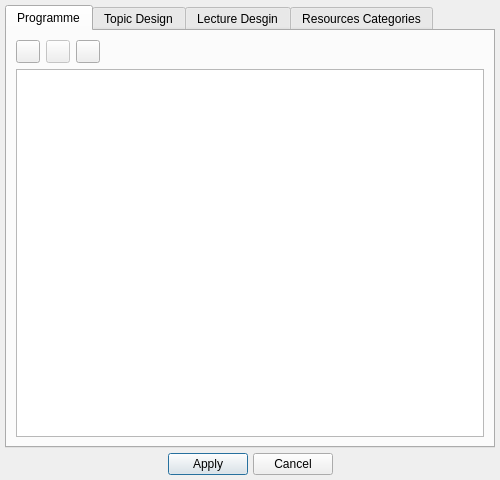
<?xml version="1.0" encoding="UTF-8"?>
<ui version="4.0">
 <class>CourseProjectConfigDialog</class>
 <widget class="QDialog" name="CourseProjectConfigDialog">
  <property name="windowModality">
   <enum>Qt::ApplicationModal</enum>
  </property>
  <property name="geometry">
   <rect>
    <x>0</x>
    <y>0</y>
    <width>500</width>
    <height>480</height>
   </rect>
  </property>
  <property name="minimumSize">
   <size>
    <width>500</width>
    <height>480</height>
   </size>
  </property>
  <property name="maximumSize">
   <size>
    <width>500</width>
    <height>480</height>
   </size>
  </property>
  <property name="windowTitle">
   <string> Config for project: Course</string>
  </property>
  <layout class="QVBoxLayout" name="verticalLayout">
   <property name="spacing">
    <number>5</number>
   </property>
   <property name="margin">
    <number>5</number>
   </property>
   <item>
    <widget class="QTabWidget" name="tabWidget">
     <property name="focusPolicy">
      <enum>Qt::NoFocus</enum>
     </property>
     <property name="currentIndex">
      <number>0</number>
     </property>
     <property name="usesScrollButtons">
      <bool>false</bool>
     </property>
     <widget class="QWidget" name="tbCourseProgramme">
      <attribute name="icon">
       <iconset resource="resources.qrc">
        <normaloff>:/course-project/course-programme.png</normaloff>:/course-project/course-programme.png</iconset>
      </attribute>
      <attribute name="title">
       <string>Programme</string>
      </attribute>
      <layout class="QVBoxLayout" name="verticalLayout_2">
       <item>
        <layout class="QHBoxLayout" name="horizontalLayout_2">
         <item>
          <widget class="QToolButton" name="btnAddProgrammeField">
           <property name="text">
            <string/>
           </property>
           <property name="icon">
            <iconset resource="resources.qrc">
             <normaloff>:/course-project/plus.png</normaloff>:/course-project/plus.png</iconset>
           </property>
          </widget>
         </item>
         <item>
          <widget class="QToolButton" name="btnDeleteProgrammeField">
           <property name="enabled">
            <bool>false</bool>
           </property>
           <property name="text">
            <string/>
           </property>
           <property name="icon">
            <iconset resource="resources.qrc">
             <normaloff>:/course-project/minus.png</normaloff>:/course-project/minus.png</iconset>
           </property>
          </widget>
         </item>
         <item>
          <widget class="QToolButton" name="btnRestoreDefaultProgrammeFields">
           <property name="text">
            <string/>
           </property>
           <property name="icon">
            <iconset resource="resources.qrc">
             <normaloff>:/course-project/list-reset.png</normaloff>:/course-project/list-reset.png</iconset>
           </property>
          </widget>
         </item>
         <item>
          <spacer name="horizontalSpacer_3">
           <property name="orientation">
            <enum>Qt::Horizontal</enum>
           </property>
           <property name="sizeHint" stdset="0">
            <size>
             <width>40</width>
             <height>20</height>
            </size>
           </property>
          </spacer>
         </item>
        </layout>
       </item>
       <item>
        <widget class="QListWidget" name="lvProgrammeFields">
         <property name="styleSheet">
          <string notr="true">QListView{show-decoration-selected: 1;} 
QListView::item {padding:5px;}
</string>
         </property>
         <property name="editTriggers">
          <set>QAbstractItemView::DoubleClicked</set>
         </property>
         <property name="dragDropMode">
          <enum>QAbstractItemView::InternalMove</enum>
         </property>
         <property name="defaultDropAction">
          <enum>Qt::MoveAction</enum>
         </property>
         <property name="selectionBehavior">
          <enum>QAbstractItemView::SelectRows</enum>
         </property>
        </widget>
       </item>
      </layout>
     </widget>
     <widget class="QWidget" name="tbCourseTopics">
      <attribute name="icon">
       <iconset resource="resources.qrc">
        <normaloff>:/course-project/topics.png</normaloff>:/course-project/topics.png</iconset>
      </attribute>
      <attribute name="title">
       <string>Topic Design</string>
      </attribute>
      <layout class="QVBoxLayout" name="verticalLayout_3">
       <item>
        <layout class="QHBoxLayout" name="horizontalLayout_3">
         <item>
          <widget class="QToolButton" name="btnAddTopicDesignField">
           <property name="text">
            <string/>
           </property>
           <property name="icon">
            <iconset resource="resources.qrc">
             <normaloff>:/course-project/plus.png</normaloff>:/course-project/plus.png</iconset>
           </property>
          </widget>
         </item>
         <item>
          <widget class="QToolButton" name="btnDeleteTopicDesignField">
           <property name="enabled">
            <bool>false</bool>
           </property>
           <property name="text">
            <string/>
           </property>
           <property name="icon">
            <iconset resource="resources.qrc">
             <normaloff>:/course-project/minus.png</normaloff>:/course-project/minus.png</iconset>
           </property>
          </widget>
         </item>
         <item>
          <widget class="QToolButton" name="btnRestoreTopicDesignFields">
           <property name="text">
            <string/>
           </property>
           <property name="icon">
            <iconset resource="resources.qrc">
             <normaloff>:/course-project/list-reset.png</normaloff>:/course-project/list-reset.png</iconset>
           </property>
          </widget>
         </item>
         <item>
          <spacer name="horizontalSpacer_4">
           <property name="orientation">
            <enum>Qt::Horizontal</enum>
           </property>
           <property name="sizeHint" stdset="0">
            <size>
             <width>40</width>
             <height>20</height>
            </size>
           </property>
          </spacer>
         </item>
        </layout>
       </item>
       <item>
        <widget class="QListWidget" name="lvTopicDesignFields">
         <property name="styleSheet">
          <string notr="true">QListView{show-decoration-selected: 1;} 
QListView::item {padding:5px;}
</string>
         </property>
         <property name="editTriggers">
          <set>QAbstractItemView::DoubleClicked</set>
         </property>
         <property name="dragDropMode">
          <enum>QAbstractItemView::InternalMove</enum>
         </property>
         <property name="defaultDropAction">
          <enum>Qt::MoveAction</enum>
         </property>
         <property name="selectionBehavior">
          <enum>QAbstractItemView::SelectRows</enum>
         </property>
        </widget>
       </item>
      </layout>
     </widget>
     <widget class="QWidget" name="tbCourseLectures">
      <attribute name="icon">
       <iconset resource="resources.qrc">
        <normaloff>:/course-project/lectures.png</normaloff>:/course-project/lectures.png</iconset>
      </attribute>
      <attribute name="title">
       <string>Lecture Desgin</string>
      </attribute>
      <layout class="QVBoxLayout" name="verticalLayout_4">
       <item>
        <layout class="QHBoxLayout" name="horizontalLayout_4">
         <item>
          <widget class="QToolButton" name="btnAddLectureDesignField">
           <property name="text">
            <string/>
           </property>
           <property name="icon">
            <iconset resource="resources.qrc">
             <normaloff>:/course-project/plus.png</normaloff>:/course-project/plus.png</iconset>
           </property>
          </widget>
         </item>
         <item>
          <widget class="QToolButton" name="btnDeleteLectureDesignField">
           <property name="enabled">
            <bool>false</bool>
           </property>
           <property name="text">
            <string/>
           </property>
           <property name="icon">
            <iconset resource="resources.qrc">
             <normaloff>:/course-project/minus.png</normaloff>:/course-project/minus.png</iconset>
           </property>
          </widget>
         </item>
         <item>
          <widget class="QToolButton" name="btnRestoreLectureDesignFields">
           <property name="text">
            <string/>
           </property>
           <property name="icon">
            <iconset resource="resources.qrc">
             <normaloff>:/course-project/list-reset.png</normaloff>:/course-project/list-reset.png</iconset>
           </property>
          </widget>
         </item>
         <item>
          <spacer name="horizontalSpacer_5">
           <property name="orientation">
            <enum>Qt::Horizontal</enum>
           </property>
           <property name="sizeHint" stdset="0">
            <size>
             <width>40</width>
             <height>20</height>
            </size>
           </property>
          </spacer>
         </item>
        </layout>
       </item>
       <item>
        <widget class="QListWidget" name="lvLectureDesignFields">
         <property name="focusPolicy">
          <enum>Qt::NoFocus</enum>
         </property>
         <property name="styleSheet">
          <string notr="true">QListView{show-decoration-selected: 1;} 
QListView::item {padding:5px;}</string>
         </property>
         <property name="editTriggers">
          <set>QAbstractItemView::DoubleClicked</set>
         </property>
         <property name="dragDropMode">
          <enum>QAbstractItemView::InternalMove</enum>
         </property>
         <property name="defaultDropAction">
          <enum>Qt::MoveAction</enum>
         </property>
        </widget>
       </item>
      </layout>
     </widget>
     <widget class="QWidget" name="tbCourseResources">
      <attribute name="icon">
       <iconset resource="resources.qrc">
        <normaloff>:/course-project/resources.png</normaloff>:/course-project/resources.png</iconset>
      </attribute>
      <attribute name="title">
       <string>Resources Categories</string>
      </attribute>
      <layout class="QVBoxLayout" name="verticalLayout_5">
       <item>
        <layout class="QHBoxLayout" name="horizontalLayout_5">
         <item>
          <widget class="QToolButton" name="btnAddResourceCategory">
           <property name="text">
            <string/>
           </property>
           <property name="icon">
            <iconset resource="resources.qrc">
             <normaloff>:/course-project/plus.png</normaloff>:/course-project/plus.png</iconset>
           </property>
          </widget>
         </item>
         <item>
          <widget class="QToolButton" name="btnDeleteResourceCategory">
           <property name="enabled">
            <bool>false</bool>
           </property>
           <property name="text">
            <string/>
           </property>
           <property name="icon">
            <iconset resource="resources.qrc">
             <normaloff>:/course-project/minus.png</normaloff>:/course-project/minus.png</iconset>
           </property>
          </widget>
         </item>
         <item>
          <widget class="QToolButton" name="btnRestoreResourceCategories">
           <property name="text">
            <string/>
           </property>
           <property name="icon">
            <iconset resource="resources.qrc">
             <normaloff>:/course-project/list-reset.png</normaloff>:/course-project/list-reset.png</iconset>
           </property>
          </widget>
         </item>
         <item>
          <spacer name="horizontalSpacer_6">
           <property name="orientation">
            <enum>Qt::Horizontal</enum>
           </property>
           <property name="sizeHint" stdset="0">
            <size>
             <width>40</width>
             <height>20</height>
            </size>
           </property>
          </spacer>
         </item>
        </layout>
       </item>
       <item>
        <widget class="QListWidget" name="lvResourcesCategories">
         <property name="focusPolicy">
          <enum>Qt::NoFocus</enum>
         </property>
         <property name="styleSheet">
          <string notr="true">QListView{show-decoration-selected: 1;} 
QListView::item {padding:5px;}</string>
         </property>
         <property name="editTriggers">
          <set>QAbstractItemView::DoubleClicked</set>
         </property>
         <property name="dragDropMode">
          <enum>QAbstractItemView::InternalMove</enum>
         </property>
         <property name="defaultDropAction">
          <enum>Qt::MoveAction</enum>
         </property>
         <property name="selectionBehavior">
          <enum>QAbstractItemView::SelectRows</enum>
         </property>
        </widget>
       </item>
      </layout>
     </widget>
    </widget>
   </item>
   <item>
    <layout class="QHBoxLayout" name="horizontalLayout">
     <item>
      <spacer name="horizontalSpacer">
       <property name="orientation">
        <enum>Qt::Horizontal</enum>
       </property>
       <property name="sizeHint" stdset="0">
        <size>
         <width>40</width>
         <height>20</height>
        </size>
       </property>
      </spacer>
     </item>
     <item>
      <widget class="QPushButton" name="applyButton">
       <property name="text">
        <string>Apply</string>
       </property>
      </widget>
     </item>
     <item>
      <widget class="QPushButton" name="cancelButton">
       <property name="text">
        <string>Cancel</string>
       </property>
      </widget>
     </item>
     <item>
      <spacer name="horizontalSpacer_2">
       <property name="orientation">
        <enum>Qt::Horizontal</enum>
       </property>
       <property name="sizeHint" stdset="0">
        <size>
         <width>40</width>
         <height>20</height>
        </size>
       </property>
      </spacer>
     </item>
    </layout>
   </item>
  </layout>
 </widget>
 <resources>
  <include location="resources.qrc"/>
 </resources>
 <connections>
  <connection>
   <sender>cancelButton</sender>
   <signal>clicked()</signal>
   <receiver>CourseProjectConfigDialog</receiver>
   <slot>reject()</slot>
   <hints>
    <hint type="sourcelabel">
     <x>233</x>
     <y>478</y>
    </hint>
    <hint type="destinationlabel">
     <x>331</x>
     <y>-10</y>
    </hint>
   </hints>
  </connection>
  <connection>
   <sender>applyButton</sender>
   <signal>clicked()</signal>
   <receiver>CourseProjectConfigDialog</receiver>
   <slot>accept()</slot>
   <hints>
    <hint type="sourcelabel">
     <x>158</x>
     <y>476</y>
    </hint>
    <hint type="destinationlabel">
     <x>154</x>
     <y>-11</y>
    </hint>
   </hints>
  </connection>
 </connections>
</ui>
